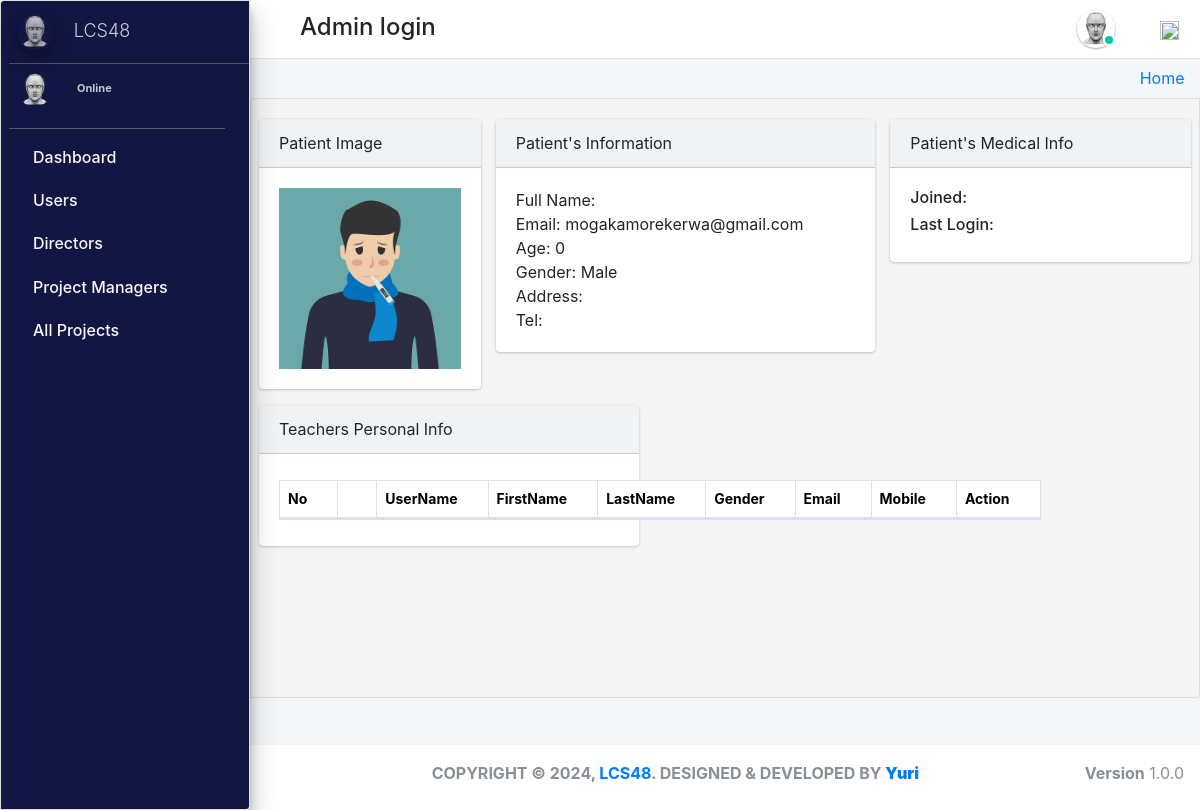
The page /admin_user/patient_personalRecords/1/ (signed in) on the database its author committed.
### pharmacy/models.py (models this page shows, shortened)
class CustomUser(AbstractUser):
    user_type_data = ((1, "AdminHOD"), (2, "Pharmacist"), (3, "Doctor"), (4, "PharmacyClerk"),(5, "Patients"))
    user_type = models.CharField(default=1, choices=user_type_data, max_length=10)

class AdminHOD(models.Model):
    gender_category=(
        ('Male','Male'),
        ('Female','Female'),
    )
    admin = models.OneToOneField(CustomUser,null=True, on_delete = models.CASCADE)
    emp_no= models.CharField(max_length=100,null=True,blank=True)
    gender=models.CharField(max_length=100,null=True,choices=gender_category)
    mobile=models.CharField(max_length=10,null=True,blank=True)
    address=models.CharField(max_length=300,null=True,blank=True)
    profile_pic=models.ImageField(default="admin.png",null=True,blank=True)
    created_at = models.DateTimeField(auto_now_add=True)
    updated_at = models.DateTimeField(auto_now=True)
    date_employed=models.DateTimeField(auto_now_add=True, auto_now=False)
    objects = models.Manager()

class Patients(models.Model):
    gender_category=(
        ('Male','Male'),
        ('Female','Female'),
    )
    admin = models.OneToOneField(CustomUser,null=True, on_delete = models.CASCADE)
    reg_no=models.CharField(max_length=30,null=True,blank=True,unique=True)
    gender=models.CharField(max_length=7,null=True,blank=True,choices=gender_category)
    first_name=models.CharField(max_length=20,null=True,blank=True)
    last_name=models.CharField(max_length=20,null=True,blank=True)
    dob=models.DateTimeField(auto_now_add= False, auto_now=False,null=True,blank=True)
    phone_number=models.CharField(max_length=10,null=True,blank=True)
    profile_pic=models.ImageField(default="patient.jpg",null=True,blank=True)
    age= models.IntegerField(default='0', blank=True, null=True)
    address=models.CharField(max_length=300,null=True,blank=True)
    date_admitted=models.DateTimeField(auto_now_add=True, auto_now=False)
    last_updated = models.DateTimeField(auto_now_add=False, auto_now=True)

### pharmacy/HODViews.py (the view)
# urls.py: path('admin_user/patient_personalRecords/<pk>/',HODViews.patient_personalRecords,name='patient_record'),
def patient_personalRecords(request,pk):
    patient=Patients.objects.get(id=pk)
    prescrip=patient.prescription_set.all()
    stocks=patient.dispense_set.all()
    context={
        "patient":patient,
        "prescription":prescrip,
        "stocks":stocks
    }
    return render(request,'hod_templates/patient_personalRecords.html',context)

### pharmacy/LoginCheckMiddleWare.py (called while the page is built, shortened)
    def process_view(self, request, view_func, view_args, view_kwargs):
        modulename = view_func.__module__
        user = request.user
        if user.is_authenticated:
            if user.user_type == "1":
                if modulename == "pharmacy.HODViews":
                    pass
                elif modulename == "":
                    pass
                elif modulename == "pharmacy.views" or modulename == "django.views.static":
                    pass
                else:
                    pass
            else:
                return redirect("login")
        else:
            if request.path == reverse("login"):
                pass
            else:
                return redirect("login")

### pharmacy/templates/hod_templates/patient_personalRecords.html (shortened to what this page needs)
{% extends 'hod_templates/base_template.html'%} {% block main_content %}
<div class="content">
    <div class="row pt">
        <div class="col-lg-3">
            <div class="card">
                <div class="card-header">
                     Patient Image
                </div>
                <div class="card-body d-flex justify-content-center">
                    <img src="{{patient.profile_pic.url}}" class="img-fluid" />
                </div>
            </div>
        </div>
        <div class="col-lg-5">
            <div class="card">
                <div class="card-header">
                     Patient's Information
                </div>
                <div class="card-body">
                    <tbody>
                        <tr>
                            <td>Full Name: {{patient.patientname}}</td>
                            <br>
                            <td>Email: {{ patient.admin.email }}</td>
                            <br>
                            <td>Age: {{ patient.age }}</td>
                            <br>
                            <td>Gender: {{ patient.gender }}</td>
                            <br>
                            <td>Address: {{ patient.adresss }}</td>
                            <br>
                            <td>Tel: {{ patient.mobile }}</td>
                        </tr>
                    </tbody>
                </div>
            </div>
        </div>
        <div class="col-lg-4">
            <div class="card">
                <div class="card-header">
                     Patient's Medical Info
                </div>
                <div class="card-body">
                    <h6>Joined: </h6>
                    <h6>Last Login: </h6>
                </div>
            </div>
        </div>
        <div class="col-lg-5">
            <div class="card">
                <div class="card-header">
                     Teachers Personal Info
                </div>
                <div class="card-body">
                    <table class="table table-bordered table-hover dataTable">
                        <thead>
                            <tr>
                                <th>No</th>
                                <th></th>
                                <th>UserName</th>
                                <th>FirstName</th>
                                <th>LastName</th>
                                <th>Gender</th>
                                <th>Email</th>
                                <th>Mobile</th>
                                <th class="text-center">Action</th>
                            </tr>
                        </thead>
                    </table>
                </div>
            </div>
        </div>
    </div>
</div>
{% endblock %}

### pharmacy/templates/hod_templates/base_template.html (shortened to what this page needs)
{% extends 'base_file.html' %} {% block htm %}
<body class="hold-transition sidebar-mini layout-fixed">
    <div class="wrapper">
        <nav class="main-header navbar navbar-expand navbar-white navbar-light">
            <ul class="navbar-nav">
                <li class="nav-item">
                    <a class="nav-link" data-widget="pushmenu" href="#" role="button"></a>
                </li>
            </ul>
            <h4 style="margin-left: 10px; margin-top: 5px;">Admin login </h4>
            <ul class="navbar-nav ml-auto">
                <li class="mx-3">
                    <a href="#" class="sm-submenu-with-image a">
                        <img src="{{request.user.adminhod.profile_pic.url}}" class="img-circle elevation-1" width="38" height="38" alt="">
                        <span class="avatar-status avatar-sm-status avatar-status-success"></span>
                    </a>
                </li>
                <li class="nav-item dropdown ml-3 low">
                    <a href="#" class="btn btn-outlined btn-black text-muted bg-transparent " data-toggle="dropdown" aria-expanded="false" data-wow-delay="0.7s"><img src="https://img.icons8.com/ios/50/000000/settings.png" width="19" height="19">
                    </a>
                </li>
            </ul>
        </nav>
        {% include 'hod_templates/sidebar.html'%}
        <div class="content-wrapper">
            <div class="content-header">
                <div class="container-fluid">
                    <div class="row ">
                        <div class="col-sm-6">
                        </div>
                        <div class="col-sm-6 ">
                            <ol class="breadcrumb float-sm-right">
                                <li class="breadcrumb-item"><a href="">Home</a></li>
                            </ol>
                        </div>
                    </div>
                </div>
            </div>
            {% block main_content %} {% endblock main_content %}
        </div>
        {% include 'hod_templates/footer.html'%}
    </div>
    {% endblock htm %}

### pharmacy/templates/hod_templates/sidebar.html (shortened to what this page needs)
<aside class="main-sidebar sidebar-dark-primary elevation-4">
    <a href="" class="brand-link ml-2">
        <img src="{{request.user.adminhod.profile_pic.url}}" alt="" width="36" height="36" class=" img-circle elevation-3" style="opacity: .8">
        <span class="brand-text font-weight-light mt-1 ml-3 mmust">LCS48</span>
    </a>
    <div class="sidebar">
        <div class="user-panel mr-3">
            <div class="pull-left image sm-submenu-with-image a ml-2 ">
                <img src="{{request.user.adminhod.profile_pic.url}}" class="img-circle mt-2" width="36" height="36" alt="User Image">
            </div>
            <div class="pull-left info">
                <a href="#"> Online</a>
            </div>
        </div>
        <nav class="mt-2">
            <ul class="nav nav-pills nav-sidebar flex-column" data-widget="treeview" role="menu" data-accordion="false">
                <li class="nav-item">
                    <a href="{% url  'admin_dashboard' %}" class="nav-link">
                        <p>
                            Dashboard
                        </p>
                    </a>
                </li>
                <li class="nav-item">
                    <a href="#" class="nav-link">
                        <p>
                            Users
                        </p>
                    </a>
                </li>
                <li class="nav-item">
                    <a href="#" class="nav-link">
                        <p>
                            Directors
                        </p>
                    </a>
                </li>
                <li class="nav-item">
                    <a href="#" class="nav-link">
                        <p>
                            Project Managers
                        </p>
                    </a>
                </li>
                <li class="nav-item">
                    <a href="#" class="nav-link">
                        <p>
                            All Projects
                        </p>
                    </a>
                </li>
            </ul>
        </nav>
    </div>
</aside>

### static/css/main.css (style rules this page uses)
html { font-family: sans-serif; line-height: 1.15; -webkit-text-size-adjust: 100%; -webkit-tap-highlight-color: transparent; }
body { overflow-y: hidden; overflow-x: hidden; font-family: -apple-system, BlinkMacSystemFont, "Segoe UI", Roboto, "Helvetica Neue", Arial, "Noto Sans", sans-serif, "Apple Color Emoji", "Segoe UI Emoji", "Segoe UI Symbol", "Noto Color Emoji" !important; }
th { color: rgb(0, 0, 0); font-size: 14px !important; }
.content { background-color: #f5f5f5; border: 1px solid #dddddd; border-radius: 4px 0px 4px 0px; left: -1px; padding: 10px 7px 5px; }
.main-sidebar { background: #ffffff; border: 1px solid #dddddd; border-radius: 4px 0px 4px 0px; font-weight: bold; }
.content { height: 75vh; overflow-y: scroll; overflow-x: hidden; }
.content .row { margin-top: 20px !important; }
.main-sidebar { background-color: #121642 !important; color: white !important; }
.main-sidebar p { color: #f8f8f8 !important; font-weight: 500 !important }
.avatar-status { position: absolute; bottom: 12px; right: 75.4px; display: -ms-inline-flexbox; display: inline-flex; -ms-flex-negative: 0; flex-shrink: 0; -ms-flex-pack: center; justify-content: center; -ms-flex-align: center; align-items: center; white-space: nowrap; text-align: center; vertical-align: baseline; font-weight: 600; border: .125rem solid #fff; width: 12px; height: 12px; line-height: 1; font-size: .71094rem; border-radius: 50%; }
.avatar-status-success { color: #fff; background-color: #00c9a7; }
.table>tbody>tr>td, .table>tbody>tr>th, .table>tfoot>tr>td, .table>tfoot>tr>th, .table>thead>tr>td, .table>thead>tr>th { padding: 8px; line-height: 1.42857143; vertical-align: top; }
.pt .card-header { padding: 0.75rem 1.25rem; margin-bottom: 0; background-color: #f0f3f5; border-bottom: 1px solid #c2cfd6; }
.pull-left { float: left; }
.pull-left { float: left!important; }
.user-panel>.info { padding: 5px 5px 5px 15px; line-height: 1; position: absolute; left: 55px; }
p { margin: 0 0 10px; }
.user-panel { padding-bottom: 20px; }
.user-panel:after { clear: both; }
.user-panel:before, .user-panel:after { content: " "; display: table; }
.user-panel>.info>a { text-decoration: none; padding-right: 5px; margin-top: 3px; font-size: 11px; overflow: hidden; white-space: nowrap; }
.mmust { overflow: hidden; white-space: nowrap; font-size: 18px; }
.table { background: white !important; }
.container-fluid { width: 100%; padding-right: 15px; padding-left: 15px; margin-right: auto; margin-left: auto; }
.row { display: flex; flex-wrap: wrap; margin-right: -15px; margin-left: -15px; }
.d-flex { display: flex !important; z-index: 44; }
.d-flex { display: flex !important; }
.img-circle { border-radius: 50%; }
.content-wrapper .content-header { padding: 5px 0.5rem !important; }

### static/css/profile.css (style rules this page uses)
li { list-style-type: none ! }
.navbar-nav span { color: #525f7f !important; margin-right: 10px !important; }
body { font-family: 'Rubik', sans-serif; height: 100% !important; }

### rows shown on the page
CustomUser: user.adminhod.profile_pic (picture)
Patients: profile_pic (picture), admin.email "mogakamorekerwa@gmail.com", age "0", gender "Male"
